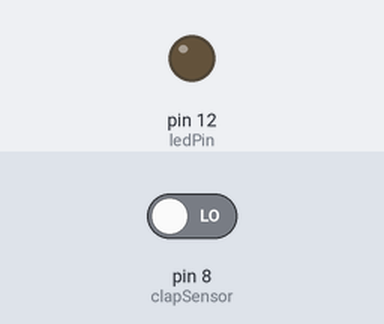
Bench run of a sketch on a simulated Arduino Uno, built with avr-gcc and run on an emulated ATmega328P. Parts: output pins drawn as LEDs (lit = HIGH). Inputs (shaded band) come from the test bench; at power-on: pin 8 (clapSensor) LOW.

Above: at 1.2 s.
1.3 s: pin 8 (clapSensor) driven HIGH
Timing chart, 0 to 4.3 s (numbered marks = the images above; inputs shaded):
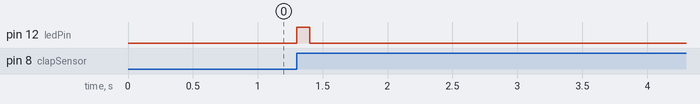

Measured:
- after the input at 1.3 s, pin 12 (ledPin): LOW → HIGH at once, → LOW 0.10 s later

The sketch:

ClapSwitch.ino
```cpp
const int clapSensor = 8;  // Pin for LM393 microphone sensor
const int ledPin = 12;  // Pin for the LED
bool ledState = false;  // Variable to store LED state
unsigned long clapTime = 0;  // Variable to store time of last clap
unsigned long clapInterval = 800;  // Interval between two claps to turn off LED

void setup() {
  pinMode(clapSensor, INPUT);  // Set microphone sensor as input
  pinMode(ledPin, OUTPUT);  // Set LED as output
}

void loop() {
  if (digitalRead(clapSensor) == HIGH) {  // Check if sound is detected
    unsigned long currentTime = millis();  // Get current time
    if (currentTime - clapTime < clapInterval) {  // Check if two claps are detected within clapInterval
      ledState = false;  // Turn off LED
    } else {
      ledState = true;  // Turn on LED
    }
    digitalWrite(ledPin, ledState);  // Update LED state
    clapTime = currentTime;  // Update clap time
    delay(100);  // Wait for 100 milliseconds
  }
}
```
